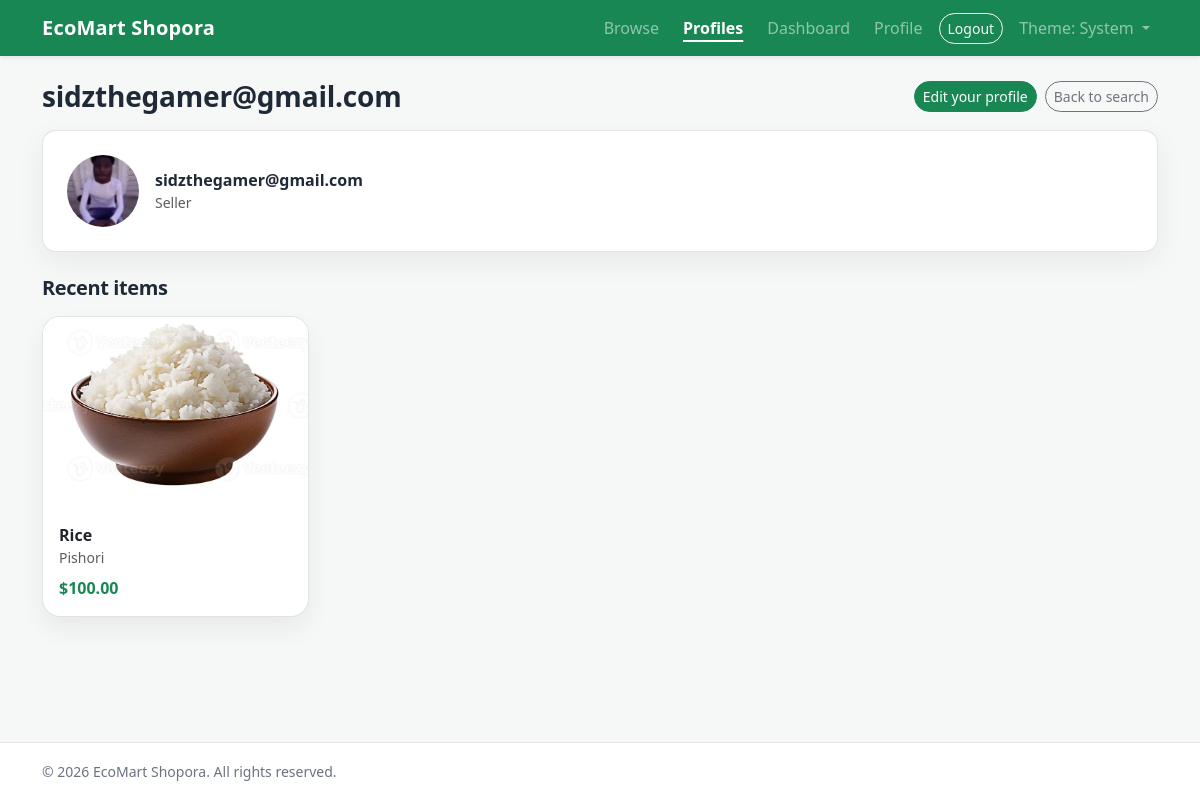
Screenshot of /profiles/sidzthegamer@gmail.com/ (signed in) with the database file from the repository.
### buyhive/models.py (models this page shows, shortened)
class Profile(models.Model):
    ACCOUNT_BUYER = "buyer"
    ACCOUNT_SELLER = "seller"
    ACCOUNT_STAFF = "staff"
    ACCOUNT_TYPES = (
        (ACCOUNT_BUYER, "Buyer"),
        (ACCOUNT_SELLER, "Seller"),
        (ACCOUNT_STAFF, "Staff"),
    )
    user = models.OneToOneField(
        settings.AUTH_USER_MODEL, on_delete=models.CASCADE, related_name="profile"
    )
    account_type = models.CharField(
        max_length=10, choices=ACCOUNT_TYPES, default=ACCOUNT_BUYER
    )
    profile_picture = models.FileField(upload_to="profiles/", blank=True, null=True)
    created_at = models.DateTimeField(auto_now_add=True)

class Item(models.Model):
    owner = models.ForeignKey(
        settings.AUTH_USER_MODEL, on_delete=models.CASCADE, related_name="items"
    )
    name = models.CharField(max_length=120)
    description = models.TextField(blank=True)
    price = models.DecimalField(max_digits=10, decimal_places=2)
    created_at = models.DateTimeField(auto_now_add=True)

class ItemImage(models.Model):
    item = models.ForeignKey(Item, on_delete=models.CASCADE, related_name="images")
    image = models.FileField(upload_to="items/")
    created_at = models.DateTimeField(auto_now_add=True)

### buyhive/views.py (the view)
# urls.py: path("profiles/<str:username>/", views.profile_public, name="profile_public"),
def profile_public(request, username: str):
    User = get_user_model()
    user_obj = get_object_or_404(User, username=username)
    profile = Profile.objects.filter(user=user_obj).first()
    items = (
        Item.objects.filter(owner=user_obj)
        .prefetch_related("images")
        .order_by("-created_at")[:8]
    )
    return render(
        request,
        "profiles/public.html",
        {"profile_user": user_obj, "profile": profile, "items": items},
    )

### buyhive/templates/profiles/public.html (shortened to what this page needs)
{% extends 'base.html' %}
{% load static %}
{% block extra_head %}
  <link rel="stylesheet" href="{% static 'css/public.css' %}">
{% endblock %}
{% block content %}
  <div class="d-flex align-items-center justify-content-between flex-wrap gap-2 mb-3">
    <h1 class="bh-page-title h3 mb-0">{{ profile_user.username }}</h1>
    <div class="d-flex flex-wrap gap-2">
      {% if user.is_authenticated and user.pk == profile_user.pk %}
        <a class="btn btn-success btn-sm" href="{% url 'profile_edit' %}">Edit your profile</a>
      {% endif %}
      <a class="btn btn-outline-secondary btn-sm" href="{% url 'profiles_search' %}">Back to search</a>
    </div>
  </div>
  <div class="bh-surface p-4 mb-4">
    <div class="d-flex align-items-center gap-3">
      {% if profile and profile.profile_picture %}
        <img src="{{ profile.profile_picture.url }}" width="72" height="72" class="rounded-circle" alt="Profile picture" style="object-fit: cover;">
      {% else %}
        <img src="{% static 'images/logo.png' %}" width="72" height="72" class="rounded-circle" alt="Profile picture">
      {% endif %}
      <div>
        <div class="fw-semibold">{{ profile_user.username }}</div>
        {% if profile %}
          <div class="text-muted small text-capitalize">{{ profile.account_type }}</div>
        {% endif %}
      </div>
    </div>
  </div>
  <h2 class="bh-section-title h5 mb-3">Recent items</h2>
  {% if items %}
    <div class="row g-3">
      {% for item in items %}
        <div class="col-12 col-md-6 col-lg-3">
          <div class="card bh-product-card h-100">
            {% with first_image=item.images.first %}
              {% if first_image %}
                <img src="{{ first_image.image.url }}" class="card-img-top" alt="{{ item.name }}">
              {% else %}
                <img src="{% static 'images/logo.png' %}" class="card-img-top" alt="{{ item.name }}">
              {% endif %}
            {% endwith %}
            <div class="card-body">
              <div class="fw-semibold">{{ item.name }}</div>
              <div class="text-muted small">{{ item.description|default:"" }}</div>
              <div class="bh-price mt-2">${{ item.price }}</div>
            </div>
          </div>
        </div>
      {% endfor %}
    </div>
  {% else %}
    <div class="alert alert-info bh-surface">No items listed yet.</div>
  {% endif %}
{% endblock %}

### buyhive/static/css/app.css (style rules this page uses)
:root { --bh-bg: #f6f8f7; --bh-surface: #ffffff; --bh-text: #1f2937; --bh-muted: #6b7280; --bh-border: rgba(17, 24, 39, 0.12); }
html, body { height: 100%; }
.bh-body { min-height: 100%; display: flex; flex-direction: column; background: var(--bh-bg); color: var(--bh-text); font-family: ui-sans-serif, system-ui, -apple-system, Segoe UI, Roboto, Helvetica, Arial, "Apple Color Emoji", "Segoe UI Emoji"; }
.bh-surface { background: var(--bh-surface); border: 1px solid var(--bh-border); border-radius: 14px; box-shadow: 0 10px 30px rgba(16, 24, 40, 0.06); }
.btn, .form-control, .form-select, .card, .alert { border-radius: 12px; }
.btn.btn-sm { border-radius: 999px; }
.bh-page-title { font-weight: 700; letter-spacing: -0.2px; }

### buyhive/static/css/public.css (style rules this page uses)
.bh-section-title { font-weight: 800; letter-spacing: -0.4px; }
.bh-product-card { background: var(--bh-surface); border: 1px solid var(--bh-border); border-radius: 18px; overflow: hidden; box-shadow: 0 12px 26px rgba(16, 24, 40, 0.06); transition: transform 140ms ease, box-shadow 140ms ease; }
.bh-product-card img { height: 190px; object-fit: cover; }
.bh-price { font-weight: 800; color: #198754; }

### rows the page displays
Profile: profile_picture (picture), account_type "Seller"
Item: images.first.image (picture), name "Rice", description "Pishori", price "100.00"

### other values shown
{{ profile_user.username }} "sidzthegamer@gmail.com"
